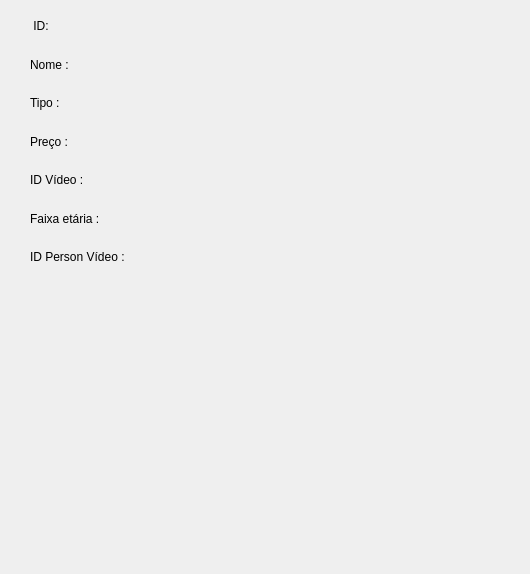
<?xml version="1.0" encoding="UTF-8"?>
<ui version="4.0">
 <class>details_video</class>
 <widget class="QDialog" name="details_video">
  <property name="geometry">
   <rect>
    <x>0</x>
    <y>0</y>
    <width>530</width>
    <height>574</height>
   </rect>
  </property>
  <property name="windowTitle">
   <string>Detalhes</string>
  </property>
  <widget class="QWidget" name="">
   <property name="geometry">
    <rect>
     <x>30</x>
     <y>10</y>
     <width>471</width>
     <height>531</height>
    </rect>
   </property>
   <layout class="QVBoxLayout" name="verticalLayout">
    <item>
     <layout class="QVBoxLayout" name="verticalLayout_2">
      <item>
       <layout class="QHBoxLayout" name="horizontalLayout">
        <item>
         <widget class="QLabel" name="label">
          <property name="text">
           <string> ID:</string>
          </property>
         </widget>
        </item>
        <item>
         <widget class="QLabel" name="txt_id">
          <property name="text">
           <string/>
          </property>
         </widget>
        </item>
       </layout>
      </item>
      <item>
       <layout class="QHBoxLayout" name="horizontalLayout_2">
        <item>
         <widget class="QLabel" name="label_2">
          <property name="text">
           <string>Nome :</string>
          </property>
         </widget>
        </item>
        <item>
         <widget class="QLabel" name="txt_nome">
          <property name="text">
           <string/>
          </property>
         </widget>
        </item>
       </layout>
      </item>
      <item>
       <layout class="QHBoxLayout" name="horizontalLayout_3">
        <item>
         <widget class="QLabel" name="label_3">
          <property name="text">
           <string>Tipo :</string>
          </property>
         </widget>
        </item>
        <item>
         <widget class="QLabel" name="txt_tipo">
          <property name="text">
           <string/>
          </property>
         </widget>
        </item>
       </layout>
      </item>
      <item>
       <layout class="QHBoxLayout" name="horizontalLayout_4">
        <item>
         <widget class="QLabel" name="label_4">
          <property name="text">
           <string>Preço :</string>
          </property>
         </widget>
        </item>
        <item>
         <widget class="QLabel" name="txt_price">
          <property name="text">
           <string/>
          </property>
         </widget>
        </item>
       </layout>
      </item>
      <item>
       <layout class="QHBoxLayout" name="horizontalLayout_6">
        <item>
         <widget class="QLabel" name="label_6">
          <property name="text">
           <string>ID Vídeo : </string>
          </property>
         </widget>
        </item>
        <item>
         <widget class="QLabel" name="txt_idv">
          <property name="text">
           <string/>
          </property>
         </widget>
        </item>
       </layout>
      </item>
      <item>
       <layout class="QHBoxLayout" name="horizontalLayout_5">
        <item>
         <widget class="QLabel" name="label_5">
          <property name="text">
           <string>Faixa etária :</string>
          </property>
         </widget>
        </item>
        <item>
         <widget class="QLabel" name="txt_age">
          <property name="text">
           <string/>
          </property>
         </widget>
        </item>
       </layout>
      </item>
      <item>
       <layout class="QHBoxLayout" name="horizontalLayout_7">
        <item>
         <widget class="QLabel" name="label_13">
          <property name="text">
           <string>ID Person Vídeo :</string>
          </property>
         </widget>
        </item>
        <item>
         <widget class="QLabel" name="txt_idp">
          <property name="text">
           <string/>
          </property>
         </widget>
        </item>
       </layout>
      </item>
     </layout>
    </item>
    <item>
     <widget class="QLabel" name="txt_imagem">
      <property name="text">
       <string/>
      </property>
     </widget>
    </item>
   </layout>
  </widget>
 </widget>
 <resources/>
 <connections/>
</ui>
